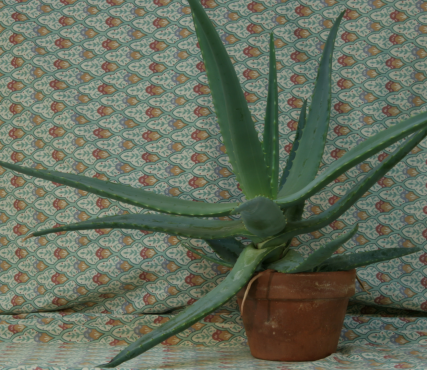
#> input picture Module_02/Project_Dept_Information_Reconstruction/AloeImage/Aloe_left_1.png, 427 x 370 px, found by its file name
$ jupyter execute Dept_Information_Reconstruction.ipynb   (shell and % lines are left out)
#> lines starting #> are read from the running program, lines starting #| are printed output that depends on the picture
[cell 1]
import cv2
from google.colab.patches import cv2_imshow
import numpy as np

[cell 2]
left  = cv2.imread('./Aloe/Aloe_left_1.png')
#> left is the input picture: shape (370, 427, 3); mean B, G, R 91.9, 108.9, 100.1
print(left.shape)
#| (370, 427, 3)
cv2_imshow(left)

right = cv2.imread('./Aloe/Aloe_right_1.png')
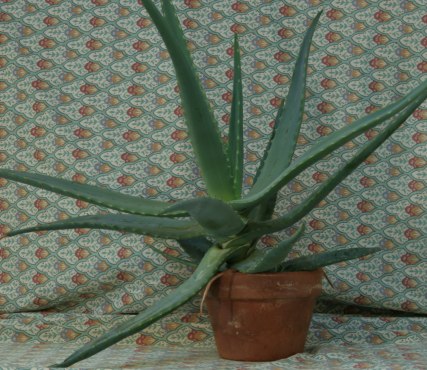
#> input picture Module_02/Project_Dept_Information_Reconstruction/AloeImage/Aloe_right_1.png, 427 x 370 px, found by its file name
#> right is the input picture: shape (370, 427, 3); mean B, G, R 92.2, 107.5, 98.6
cv2_imshow(right)

[cell 3]
def l1_distance(x,y):
  return abs(x-y)
def l2_distance(x,y):
  return (x-y)**2
def cosine_similarity(x,y):
  numerator = np.dot(x,y)
  denomirator = np.linalg.norm(x)*np.linalg.norm(y)
  return numerator/denomirator

[cell 4]
print(int((3-1)/2))

[cell 5]
def window_based_matching(left_img,right_img,disparity_range=16, compute_type='l1', kernel_size = 3):
#> called with disparity_range = 16, compute_type = 'l1', kernel_size = 3
  left  = cv2.cvtColor(left_img,cv2.COLOR_BGR2GRAY)
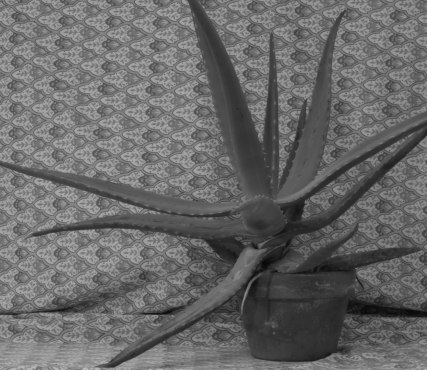
#> left: shape (370, 427); min 5, max 184, mean 104.3
  left  = left.astype(np.float32)

  right = cv2.cvtColor(right_img,cv2.COLOR_BGR2GRAY)
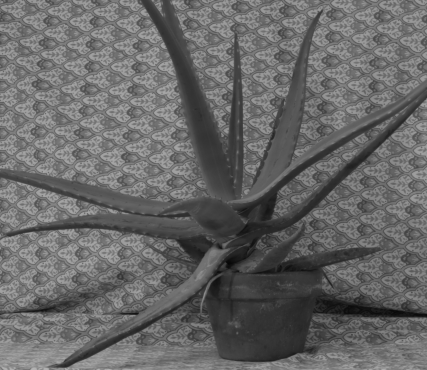
#> right: shape (370, 427); min 6, max 180, mean 103.1
  right  = right.astype(np.float32)

  height,width = left.shape
#> height = 370; width = 427
  disparity = np.zeros((height,width),dtype=np.uint8)
  print(height,width)
#| 370 427
  kernel_half = int((kernel_size/2))
  k=0

  if compute_type=='l1':
    max_value = 255*kernel_size*kernel_size
  elif compute_type=='l2':
    max_value = (255**2)*kernel_size*kernel_size
  elif compute_type=='cosine_similarity':
    max_value = -1

  print(kernel_half,height-kernel_half)
#| 1 369
  print(kernel_half,width-kernel_half)
#| 1 426

  for y in range(kernel_half,height-kernel_half):
    for x in range(kernel_half,width-kernel_half):

      min_cost =max_value
      argmin = 0

      for i in range(disparity_range):

        if x-i-kernel_half<0:
          total_cost = max_value
        else :
          if compute_type =='l1':

            cost = l1_distance(left[y-kernel_half:y+kernel_half+1,x-kernel_half:x+kernel_half+1]
                               , right[y-kernel_half:y+kernel_half+1,x-i-kernel_half:x-i+kernel_half+1])
            total_cost = np.sum(cost)

          elif compute_type=='l2':
            cost = l2_distance(left[y-kernel_half:y+kernel_half+1,x-kernel_half:x+kernel_half+1]
                               , right[y-kernel_half:y+kernel_half+1,x-i-kernel_half:x-i+kernel_half+1])
            total_cost = np.sum(cost)
          elif compute_type=='cosine_similarity':
            wp  = left[y-kernel_half:y+kernel_half+1,x-kernel_half:x+kernel_half+1]
            wqd = right[y-kernel_half:y+kernel_half+1,x-i-kernel_half:x-i+kernel_half+1]
            wp_flattened = wp.flatten()
            wqd_flattened = wqd.flatten()
            cost = cosine_similarity(wp_flattened,wqd_flattened)

        if compute_type=='cosine_similarity':
          if cost >min_cost:
            min_cost = cost
            argmin = i
        else :
          if total_cost < min_cost :
            min_cost = total_cost
            argmin = i
      disparity[y][x] = argmin
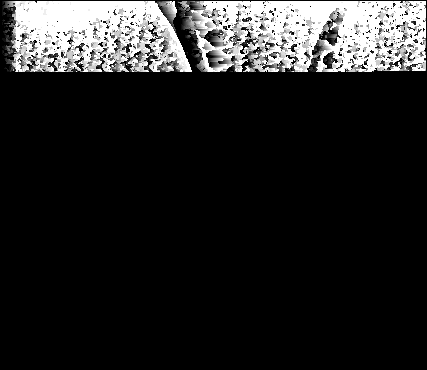
#> disparity: shape (370, 427); min 0, max 15, mean 2.11; drawn with min black and max white
  scale = int(255/disparity_range)
  dept_image = disparity*scale
  return dept_image

# [51 lines of commented-out code are left out]
